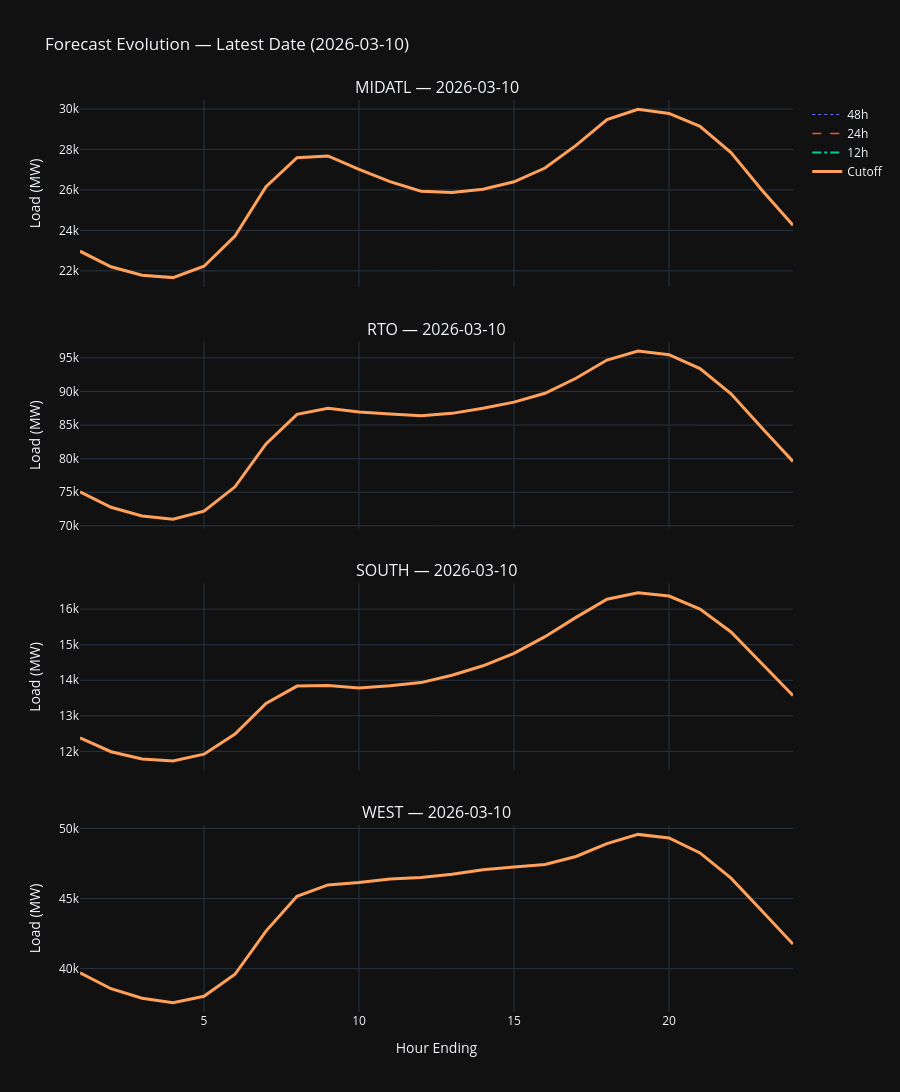

Notebook code cell kept with this figure:
### Markdown cell above
## 3. Forecast Evolution — Cutoff vs Lookbacks

### Code cell
# For each region, overlay 48h → 24h → 12h → cutoff for the latest forecast_date
latest_date = df["forecast_date"].max()
df_latest = df[df["forecast_date"] == latest_date].copy()

regions = sorted(df_latest["region"].unique())
fig = make_subplots(
    rows=len(regions), cols=1,
    shared_xaxes=True,
    subplot_titles=[f"{r} — {latest_date}" for r in regions],
    vertical_spacing=0.06,
)

colors = {"48h": "#636EFA", "24h": "#EF553B", "12h": "#00CC96", "Cutoff": "#FFA15A"}
dashes = {"48h": "dot", "24h": "dash", "12h": "dashdot", "Cutoff": "solid"}

for i, region in enumerate(regions, 1):
    rdf = df_latest[df_latest["region"] == region].sort_values("hour_ending")

    for label, col, width in [
        ("48h", "load_mw_48h", 1),
        ("24h", "load_mw_24h", 1.5),
        ("12h", "load_mw_12h", 2),
        ("Cutoff", "cutoff_load_mw", 3),
    ]:
        fig.add_trace(
            go.Scatter(
                x=rdf["hour_ending"],
                y=rdf[col],
                name=label,
                line=dict(color=colors[label], dash=dashes[label], width=width),
                showlegend=(i == 1),
            ),
            row=i, col=1,
        )

fig.update_layout(
    height=300 * len(regions),
    template="plotly_dark",
    title_text=f"Forecast Evolution — Latest Date ({latest_date})",
)
fig.update_yaxes(title_text="Load (MW)")
fig.update_xaxes(title_text="Hour Ending", row=len(regions), col=1)
fig.show()

### Figure 1 — Plotly figure (JSON) as saved in the notebook; plotly's stock layout.template omitted (floating-point values rounded to 4 significant figures)
{"data": [{"line": {"color": "#636EFA", "dash": "dot", "width": 1}, "name": "48h", "showlegend": true, "type": "scatter", "x": [1, 2, 3, 4, 5, 6, 7, 8, 9, 10, 11, 12, 13, 14, 15, 16, 17, 18, 19, 20, 21, 22, 23, 24], "xaxis": "x", "y": [NaN, NaN, NaN, NaN, NaN, NaN, NaN, NaN, NaN, NaN, NaN, NaN, NaN, NaN, NaN, NaN, NaN, NaN, NaN, NaN, NaN, NaN, NaN, NaN], "yaxis": "y"}, {"line": {"color": "#EF553B", "dash": "dash", "width": 1.5}, "name": "24h", "showlegend": true, "type": "scatter", "x": [1, 2, 3, 4, 5, 6, 7, 8, 9, 10, 11, 12, 13, 14, 15, 16, 17, 18, 19, 20, 21, 22, 23, 24], "xaxis": "x", "y": [NaN, NaN, NaN, NaN, NaN, NaN, NaN, NaN, NaN, NaN, NaN, NaN, NaN, NaN, NaN, NaN, NaN, NaN, NaN, NaN, NaN, NaN, NaN, NaN], "yaxis": "y"}, {"line": {"color": "#00CC96", "dash": "dashdot", "width": 2}, "name": "12h", "showlegend": true, "type": "scatter", "x": [1, 2, 3, 4, 5, 6, 7, 8, 9, 10, 11, 12, 13, 14, 15, 16, 17, 18, 19, 20, 21, 22, 23, 24], "xaxis": "x", "y": [NaN, NaN, NaN, NaN, NaN, NaN, NaN, NaN, NaN, NaN, NaN, NaN, NaN, NaN, NaN, NaN, NaN, NaN, NaN, NaN, NaN, NaN, NaN, NaN], "yaxis": "y"}, {"line": {"color": "#FFA15A", "dash": "solid", "width": 3}, "name": "Cutoff", "showlegend": true, "type": "scatter", "x": [1, 2, 3, 4, 5, 6, 7, 8, 9, 10, 11, 12, 13, 14, 15, 16, 17, 18, 19, 20, 21, 22, 23, 24], "xaxis": "x", "y": [22970.0, 22200.0, 21780.0, 21660.0, 22230.0, 23720.0, 26160.0, 27600.0, 27680.0, 27010.0, 26410.0, 25930.0, 25880.0, 26030.0, 26400.0, 27080.0, 28200.0, 29480.0, 29980.0, 29780.0, 29140.0, 27840.0, 25980.0, 24250.0], "yaxis": "y"}, {"line": {"color": "#636EFA", "dash": "dot", "width": 1}, "name": "48h", "showlegend": false, "type": "scatter", "x": [1, 2, 3, 4, 5, 6, 7, 8, 9, 10, 11, 12, 13, 14, 15, 16, 17, 18, 19, 20, 21, 22, 23, 24], "xaxis": "x2", "y": [NaN, NaN, NaN, NaN, NaN, NaN, NaN, NaN, NaN, NaN, NaN, NaN, NaN, NaN, NaN, NaN, NaN, NaN, NaN, NaN, NaN, NaN, NaN, NaN], "yaxis": "y2"}, {"line": {"color": "#EF553B", "dash": "dash", "width": 1.5}, "name": "24h", "showlegend": false, "type": "scatter", "x": [1, 2, 3, 4, 5, 6, 7, 8, 9, 10, 11, 12, 13, 14, 15, 16, 17, 18, 19, 20, 21, 22, 23, 24], "xaxis": "x2", "y": [NaN, NaN, NaN, NaN, NaN, NaN, NaN, NaN, NaN, NaN, NaN, NaN, NaN, NaN, NaN, NaN, NaN, NaN, NaN, NaN, NaN, NaN, NaN, NaN], "yaxis": "y2"}, {"line": {"color": "#00CC96", "dash": "dashdot", "width": 2}, "name": "12h", "showlegend": false, "type": "scatter", "x": [1, 2, 3, 4, 5, 6, 7, 8, 9, 10, 11, 12, 13, 14, 15, 16, 17, 18, 19, 20, 21, 22, 23, 24], "xaxis": "x2", "y": [NaN, NaN, NaN, NaN, NaN, NaN, NaN, NaN, NaN, NaN, NaN, NaN, NaN, NaN, NaN, NaN, NaN, NaN, NaN, NaN, NaN, NaN, NaN, NaN], "yaxis": "y2"}, {"line": {"color": "#FFA15A", "dash": "solid", "width": 3}, "name": "Cutoff", "showlegend": false, "type": "scatter", "x": [1, 2, 3, 4, 5, 6, 7, 8, 9, 10, 11, 12, 13, 14, 15, 16, 17, 18, 19, 20, 21, 22, 23, 24], "xaxis": "x2", "y": [75060.0, 72760.0, 71460.0, 70970.0, 72180.0, 75810.0, 82190.0, 86590.0, 87500.0, 86940.0, 86640.0, 86380.0, 86740.0, 87500.0, 88410.0, 89730.0, 91970.0, 94670.0, 96020.0, 95470.0, 93400.0, 89660.0, 84550.0, 79580.0], "yaxis": "y2"}, {"line": {"color": "#636EFA", "dash": "dot", "width": 1}, "name": "48h", "showlegend": false, "type": "scatter", "x": [1, 2, 3, 4, 5, 6, 7, 8, 9, 10, 11, 12, 13, 14, 15, 16, 17, 18, 19, 20, 21, 22, 23, 24], "xaxis": "x3", "y": [NaN, NaN, NaN, NaN, NaN, NaN, NaN, NaN, NaN, NaN, NaN, NaN, NaN, NaN, NaN, NaN, NaN, NaN, NaN, NaN, NaN, NaN, NaN, NaN], "yaxis": "y3"}, {"line": {"color": "#EF553B", "dash": "dash", "width": 1.5}, "name": "24h", "showlegend": false, "type": "scatter", "x": [1, 2, 3, 4, 5, 6, 7, 8, 9, 10, 11, 12, 13, 14, 15, 16, 17, 18, 19, 20, 21, 22, 23, 24], "xaxis": "x3", "y": [NaN, NaN, NaN, NaN, NaN, NaN, NaN, NaN, NaN, NaN, NaN, NaN, NaN, NaN, NaN, NaN, NaN, NaN, NaN, NaN, NaN, NaN, NaN, NaN], "yaxis": "y3"}, {"line": {"color": "#00CC96", "dash": "dashdot", "width": 2}, "name": "12h", "showlegend": false, "type": "scatter", "x": [1, 2, 3, 4, 5, 6, 7, 8, 9, 10, 11, 12, 13, 14, 15, 16, 17, 18, 19, 20, 21, 22, 23, 24], "xaxis": "x3", "y": [NaN, NaN, NaN, NaN, NaN, NaN, NaN, NaN, NaN, NaN, NaN, NaN, NaN, NaN, NaN, NaN, NaN, NaN, NaN, NaN, NaN, NaN, NaN, NaN], "yaxis": "y3"}, {"line": {"color": "#FFA15A", "dash": "solid", "width": 3}, "name": "Cutoff", "showlegend": false, "type": "scatter", "x": [1, 2, 3, 4, 5, 6, 7, 8, 9, 10, 11, 12, 13, 14, 15, 16, 17, 18, 19, 20, 21, 22, 23, 24], "xaxis": "x3", "y": [12380.0, 11990.0, 11790.0, 11730.0, 11920.0, 12490.0, 13350.0, 13840.0, 13850.0, 13790.0, 13840.0, 13940.0, 14140.0, 14410.0, 14760.0, 15230.0, 15770.0, 16280.0, 16460.0, 16370.0, 16000.0, 15360.0, 14470.0, 13570.0], "yaxis": "y3"}, {"line": {"color": "#636EFA", "dash": "dot", "width": 1}, "name": "48h", "showlegend": false, "type": "scatter", "x": [1, 2, 3, 4, 5, 6, 7, 8, 9, 10, 11, 12, 13, 14, 15, 16, 17, 18, 19, 20, 21, 22, 23, 24], "xaxis": "x4", "y": [NaN, NaN, NaN, NaN, NaN, NaN, NaN, NaN, NaN, NaN, NaN, NaN, NaN, NaN, NaN, NaN, NaN, NaN, NaN, NaN, NaN, NaN, NaN, NaN], "yaxis": "y4"}, {"line": {"color": "#EF553B", "dash": "dash", "width": 1.5}, "name": "24h", "showlegend": false, "type": "scatter", "x": [1, 2, 3, 4, 5, 6, 7, 8, 9, 10, 11, 12, 13, 14, 15, 16, 17, 18, 19, 20, 21, 22, 23, 24], "xaxis": "x4", "y": [NaN, NaN, NaN, NaN, NaN, NaN, NaN, NaN, NaN, NaN, NaN, NaN, NaN, NaN, NaN, NaN, NaN, NaN, NaN, NaN, NaN, NaN, NaN, NaN], "yaxis": "y4"}, {"line": {"color": "#00CC96", "dash": "dashdot", "width": 2}, "name": "12h", "showlegend": false, "type": "scatter", "x": [1, 2, 3, 4, 5, 6, 7, 8, 9, 10, 11, 12, 13, 14, 15, 16, 17, 18, 19, 20, 21, 22, 23, 24], "xaxis": "x4", "y": [NaN, NaN, NaN, NaN, NaN, NaN, NaN, NaN, NaN, NaN, NaN, NaN, NaN, NaN, NaN, NaN, NaN, NaN, NaN, NaN, NaN, NaN, NaN, NaN], "yaxis": "y4"}, {"line": {"color": "#FFA15A", "dash": "solid", "width": 3}, "name": "Cutoff", "showlegend": false, "type": "scatter", "x": [1, 2, 3, 4, 5, 6, 7, 8, 9, 10, 11, 12, 13, 14, 15, 16, 17, 18, 19, 20, 21, 22, 23, 24], "xaxis": "x4", "y": [39710.0, 38570.0, 37890.0, 37580.0, 38030.0, 39600.0, 42680.0, 45160.0, 45970.0, 46150.0, 46380.0, 46510.0, 46720.0, 47060.0, 47250.0, 47420.0, 48000.0, 48920.0, 49570.0, 49320.0, 48250.0, 46450.0, 44110.0, 41750.0], "yaxis": "y4"}], "layout": {"annotations": [{"font": {"size": 16}, "showarrow": false, "text": "MIDATL — 2026-03-10", "x": 0.5, "xanchor": "center", "xref": "paper", "y": 1, "yanchor": "bottom", "yref": "paper"}, {"font": {"size": 16}, "showarrow": false, "text": "RTO — 2026-03-10", "x": 0.5, "xanchor": "center", "xref": "paper", "y": 0.735, "yanchor": "bottom", "yref": "paper"}, {"font": {"size": 16}, "showarrow": false, "text": "SOUTH — 2026-03-10", "x": 0.5, "xanchor": "center", "xref": "paper", "y": 0.47, "yanchor": "bottom", "yref": "paper"}, {"font": {"size": 16}, "showarrow": false, "text": "WEST — 2026-03-10", "x": 0.5, "xanchor": "center", "xref": "paper", "y": 0.205, "yanchor": "bottom", "yref": "paper"}], "height": 1200, "title": {"text": "Forecast Evolution — Latest Date (2026-03-10)"}, "xaxis": {"anchor": "y", "domain": [0, 1], "matches": "x4", "showticklabels": false}, "xaxis2": {"anchor": "y2", "domain": [0, 1], "matches": "x4", "showticklabels": false}, "xaxis3": {"anchor": "y3", "domain": [0, 1], "matches": "x4", "showticklabels": false}, "xaxis4": {"anchor": "y4", "domain": [0, 1], "title": {"text": "Hour Ending"}}, "yaxis": {"anchor": "x", "domain": [0.795, 1], "title": {"text": "Load (MW)"}}, "yaxis2": {"anchor": "x2", "domain": [0.53, 0.735], "title": {"text": "Load (MW)"}}, "yaxis3": {"anchor": "x3", "domain": [0.265, 0.47], "title": {"text": "Load (MW)"}}, "yaxis4": {"anchor": "x4", "domain": [0, 0.205], "title": {"text": "Load (MW)"}}}}
